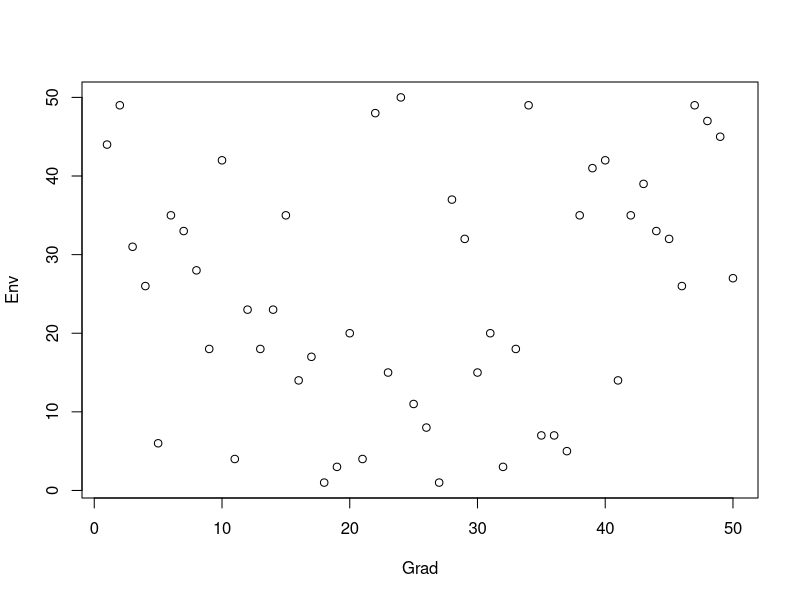

R code for this plot: (Note: this script raises an error after producing the figure.)
## ---- chunk 1
knitr::opts_chunk$set(echo = TRUE)
options("print.matrix" = FALSE)
library(tidyverse)
library(spatstat.geom)
library(viridis)
library(rlang)
library(ggpubr)
library(foreach)
library(doParallel)
## ---- chunk 2

#Landscape Parameters
Si <- 50 #Number of sites
K <- 500 #Carrying capacity in each site
L <- 20 #Total number of Locii

#Population growth/adaptation parameters
phenvar <- 0.3 #Starting variance for values of each allele
Omega2grad <- 5 #selection strength for gradient
Omega2env <- 5 #selection strength for environment
S0 <- 0.75 #Baseline survival rate, there will always be some mortality, even for the perfectly adapted
MuOff <- 2 #Mean offspring per female per reproductive event
MuMovement <- 0.8 #Probability for the geometric distribution of staying still

#Simulation Length
timeperiod<- 600 

#Gradient Change parameters
#Note if deltaGradStart > timperiod, then there will be no gradient change
deltaGradStart <- 501 #Starting time point
deltaGradRate <- 0.05 #Change per time step
deltaGradLength <- 100 #Number of time steps

#Rescue parameters
#Note if RescueStart > timeperiod, then there will be no rescue
RescueStart <- 550 #Starting time point
RescueSites <- 0.1 #Proportion of sites to rescue (lowest RescueSites will be targeted for supplemental gene flow)
RescueSize <- 50 #Number of individual to send to each rescue site each year
RescueLength <- 3 #Number of time steps to repeat rescue over


#Mode is the type of genetic rescue strategy to use, below are the 5 options
#None: no rescue
#Demographic:  rescue from the geographically closest single population
#Grad: rescue based on the closest population to the ending value of Grad
#GradEnv: rescue based on the closest population to the ending values of Grad and Env (bivariate distance)
#Multiple: rescue based on a mix of 5 local populations, not based on Grad or Env
RescueMode <- "None" 
RescueSourceNumber <- 5 #Number of sources to pull from if mode = "Multiple"

## ---- chunk 3


LAND = data.frame(Grad = 1:Si, Env = sample(1:Si, replace = TRUE))
#Test Constant Environment
#LAND$Env <- 25
#Test More narrowly distributed environment
#LAND$Env <- rbinom(n = Si, size = 5, prob = 0.5)
plot(Env~Grad, data = LAND)


## ---- chunk 4

#Initialize Population Array
#50 sheets for 50 sites
#First 9 columns: Sex, MomID, DadID, Mate, MateID, Offspring#, GradPhenotype, EnvPhenotype, Died?
#MomID and DadID can just be the row number, not an ID column that we keep track of because it will just be used to determine genotype during the reproduction phase, then the info can be lost/reset
#Mate Binary indicator, will they mate this time step (1) or not (0) 
# MateID will be the row number of the mate, not an ID column
#Offspring # will be reset each time step
#GradMismatch and EnvMismatch shows how far the individual is from the mean
#As will Died?
#then there will be 40 columns per individual representing 2 alleles each for each of 20 locii - 10 related to Env, 10 related to Grad, the first 10 are the Grad from mom, next 10 are the Grad from dad, next 10 are the Env from mom, next 10 are the Env from dad

#Initialize Full population
POPS <- array(dim = c(K,9+2*L, Si))
#We can set Female = 0, Male = 1
POPS[,1,] <- sample(c(0,1), Si*K, replace = TRUE)
#Normal variation in genotype
POPS[,10:49,] <- rnorm(2*L*K*Si, 0, phenvar)
#Add Grad Mean to first 20 
POPS[,10:29,] <- POPS[,10:29,] + array(data = sort(rep(LAND$Grad/20, K*L)), dim = c(K, L, Si)) 
#Add Env Means to second 20
POPS[,30:49,] <- POPS[,30:49,] + array(data = as.vector(simplify2array(lapply(LAND$Env/20, rep, times = K*L), higher = TRUE)), dim = c(K, L, Si))

#Identify Phenotypes
#using rowSums may speed it up over apply but I'll come. ack to this point
#apermPOPS213 <- aperm(POPS, perm = c(2,1,3)) 
#POPS[,7,] <- rowSums(aperm(POPS[,10:29,], na.rm = TRUE)

  POPS[,7,] <-apply(POPS[,10:29,], MARGIN = c(1,3), sum)
  POPS[,8,] <- apply(POPS[,30:49,], MARGIN = c(1,3), sum)  
  

## ---- chunk 5

#Identify Phenotypes
#using rowSums may speed it up over apply but I'll come back to this point
#apermPOPS213 <- aperm(POPS, perm = c(2,1,3)) 
#POPS[,7,] <- rowSums(aperm(POPS[,10:29,], na.rm = TRUE)
phenotypes <- function(z){
  z[,7,] <-apply(z[,10:29,], MARGIN = c(1,3), sum)
  z[,8,] <- apply(z[,30:49,], MARGIN = c(1,3), sum)  
  return(z)
  }

#Mortality
death <- function(w){
  #Phenotypic mismatch
  #Site Means
  LANDarray <- simplify2array(apply(LAND, MARGIN = 1, FUN = function(x) matrix(data = x, ncol = 2, nrow = K, byrow = TRUE), simplify = FALSE))
  
  #Compute mortality probability
  mortprob <- 1-(exp(((-1)*(w[,7,]-LANDarray[,1,])^2)/Omega2grad)*exp(((-1)*(w[,8,]-LANDarray[,2,])^2)/Omega2env)*S0)
   #Compute mortality
  w[,9,] <- rbinom(n=K*Si, size=1, prob=mortprob)

  deathfun <- function(y) {
    y[which(y[,9]==1),]<-NA
    y<-y[order(y[,1]),]
    return(y)
  }
  w <- simplify2array(apply(w, MARGIN = 3, FUN = deathfun, simplify = FALSE))
  return(w)
}



#Mate Choice
#Mate choice is going to be a function we apply to a single population matrix, and then we are going to apply it across the third dimension of the array
matechoice <- function(v){
  
  #Reset several columns from last time
  v[,4:6] <- 0
  mfcount <- c(sum(v[,1]==0, na.rm = TRUE), sum(v[,1]==1, na.rm = TRUE))
  mincount <- min(mfcount, na.rm = TRUE)
  femalemin <- as.numeric(mfcount[1]<=mfcount[2])
  
  if(femalemin == 1) {
    matedfemaleindex <- which(v[,1]==0)
  }
  if(femalemin == 0) {
    matedfemaleindex <- sample(which(v[,1]==0), size = mincount, replace = FALSE)
  }
  maleindex <- which(v[,1]==1)
  v[matedfemaleindex,4]<-1
  v[matedfemaleindex,5] <- sample(maleindex, size = mincount, replace = FALSE)
  
  #Generate the offspring number per female
  v[which((v[,4]==1)&(v[,1]==0)), 6] <- rpois(sum(v[,4], na.rm = TRUE), lambda = MuOff)
  
  return(v)
}



#reproduction

#function used inside the reproducedisperse 
#Takes a vector of length two, and gives you a vector  of integers from the first integer to the second
#But doesn't allow it to be more than carrying capacity, since this is going to be used to index available spots for propagulues to land
#Also, when nobody is there and nobody lands there, then the result is c(1,0), which we should change to NA
funct <- function(r) { 
        if(r[1]>K) {
          return(NA)
        }
        else if (r[1]>r[2]) {
          return(NA)
        }
        else {
          
          return(r[1]:r[2])
          }
      }

#Includes reproduction, mutation, dispersal
#In this case, x has to be the full population array
reproducedisperse <- function(u) {
  
   #if no offspring, we can close out of this function, just return the same population array
  if(sum(u[,6,],na.rm = TRUE)==0) return(u)
  
  #Parents: female id, population, father, offspring #
  parents<- matrix(cbind(which(u[,6,]!=0, arr.ind = TRUE), u[,5,][which(u[,6,]!=0)], u[,6,][which(u[,6,]!=0)])[,c(2,1,3,4)],ncol = 4)
  #parents <- matrix(parents[which(parents[,4]>0),], ncol = 4)
  
  #identify offspring characteristics and parents
  #cols: source pop, target pop, then the same cols as u...sex, momID, dadID, ...
   offspring <- matrix(data = NA_real_, nrow = sum(u[,6,], na.rm = TRUE), ncol = 11+2*L)
  offspring[,c(1,4,5)] <- matrix(parents[,1:3],ncol = 3)[rep(seq_along(parents[,4]), parents[,4]),]
  #This randomizes the order of offspring
  offspring <- matrix(offspring[sample(nrow(offspring)),], ncol = 11+2*L)
  #identify target population (trying to identify movement first, so that I can take fewer samples of 1/-1, since it won't matter for the 90% that don't move)
  #identify differential
  offspring[,2] <- rgeom(n = nrow(offspring), prob = MuMovement)
  #how many move
  nmigrants <- length(which(offspring[,2]!=0))
  #if they move, figure out if it's up or down
  offspring[which(offspring[,2]!=0),2] <- offspring[which(offspring[,2]!=0),2]*sample(c(1,-1), size = nmigrants, replace = TRUE) + offspring[which(offspring[,2]!=0),1]
  #if they didn't move, set same as parent
  offspring[which(offspring[,2]==0),2] <- offspring[which(offspring[,2]==0),1]
  #Keep them within the boundaries
  offspring[which(offspring[,2]<1),2] <- 1
  offspring[which(offspring[,2]>Si),2] <- Si
  
  #number of offspring landing per site
  noffspring <- tabulate(offspring[,2], nbins = Si)
  
  #number of openings in each site
  openings <- which(is.na(u[,1,]), arr.ind = TRUE)
  nopenings <- tabulate(openings[,2], nbins = Si)
  
  #nopportunities = minimum of #openings/#offspring attempting to land there
  nopportunities <- pmin(nopenings, noffspring)
  
  #if nopportunities = 0 then all spots are full, return the same population array
  if(sum(nopportunities)==0) return(u)

  #how do we sample offspring so that we have only nopportunities in each deme
  #The offspring have previously been randomly sorted. Now we sort them by target deme
  offspring <- matrix(offspring[order(offspring[,2]),], ncol = 11+2*L)
  
  #set up retained matrix
  offspringretained <- matrix(NA, nrow = sum(nopportunities, na.rm = TRUE), ncol = 11+2*L)
    
    #This function retains only the number of offspring that there are room for
    groupsample <- function(s){
      return(matrix(offspring[which(offspring[,2]==s),],ncol=ncol(offspring))[sample(nrow(matrix(offspring[which(offspring[,2]==s),],ncol = ncol(offspring))),size = nopportunities[s], replace = FALSE),])
    }
    offspringretained <- do.call(rbind, simplify2array(sapply(as.list(1:Si),FUN = groupsample, simplify=TRUE)))
    
    
    #Now I will fill in the genotypes of the sampled individuals
    #set sex
    offspringretained[,3]<- rbinom(n = sum(nopportunities, na.rm = TRUE), size = 1, prob = 0.5)
    #set genotypes
    

      
      
      moms <- matrix(data = NA_real_, nrow = nrow(offspringretained), ncol = 2*L)
      dads <- matrix(data = NA_real_, nrow = nrow(offspringretained), ncol = 2*L)
      moms <- matrix(u[cbind(rep(offspringretained[,4], each = 2*L), 10:49, rep(offspringretained[,1], each = 2*L))], nrow = nrow(offspringretained), ncol = 2*L, byrow = TRUE)
      dads <- matrix(u[cbind(rep(offspringretained[,5], each = 2*L), 10:49, rep(offspringretained[,1], each = 2*L))], nrow = nrow(offspringretained), ncol = 2*L, byrow = TRUE)               
      
      #now fill in the offspring retained genotypes by sampling from the correct parent options
      #Mom's grad values coming from her mom or dad
      #Note: This will break down if we change L
      offspringretained[,12] <- moms[cbind(1:nrow(offspringretained), sample(c(01,11), size = nrow(offspringretained), replace = TRUE))]
      offspringretained[,13] <- moms[cbind(1:nrow(offspringretained), sample(c(02,12), size = nrow(offspringretained), replace = TRUE))]
      offspringretained[,14] <- moms[cbind(1:nrow(offspringretained), sample(c(03,13), size = nrow(offspringretained), replace = TRUE))]
      offspringretained[,15] <- moms[cbind(1:nrow(offspringretained), sample(c(04,14), size = nrow(offspringretained), replace = TRUE))]
      offspringretained[,16] <- moms[cbind(1:nrow(offspringretained), sample(c(05,15), size = nrow(offspringretained), replace = TRUE))]
      offspringretained[,17] <- moms[cbind(1:nrow(offspringretained), sample(c(06,16), size = nrow(offspringretained), replace = TRUE))]
      offspringretained[,18] <- moms[cbind(1:nrow(offspringretained), sample(c(07,17), size = nrow(offspringretained), replace = TRUE))]
      offspringretained[,19] <- moms[cbind(1:nrow(offspringretained), sample(c(08,18), size = nrow(offspringretained), replace = TRUE))]
      offspringretained[,20] <- moms[cbind(1:nrow(offspringretained), sample(c(09,19), size = nrow(offspringretained), replace = TRUE))]
      offspringretained[,21] <- moms[cbind(1:nrow(offspringretained), sample(c(10,20), size = nrow(offspringretained), replace = TRUE))]
      #Dad's grad values coming from his mom or dad
      offspringretained[,22] <- dads[cbind(1:nrow(offspringretained), sample(c(01,11), size = nrow(offspringretained), replace = TRUE))]
      offspringretained[,23] <- dads[cbind(1:nrow(offspringretained), sample(c(02,12), size = nrow(offspringretained), replace = TRUE))]
      offspringretained[,24] <- dads[cbind(1:nrow(offspringretained), sample(c(03,13), size = nrow(offspringretained), replace = TRUE))]
      offspringretained[,25] <- dads[cbind(1:nrow(offspringretained), sample(c(04,14), size = nrow(offspringretained), replace = TRUE))]
      offspringretained[,26] <- dads[cbind(1:nrow(offspringretained), sample(c(05,15), size = nrow(offspringretained), replace = TRUE))]
      offspringretained[,27] <- dads[cbind(1:nrow(offspringretained), sample(c(06,16), size = nrow(offspringretained), replace = TRUE))]
      offspringretained[,28] <- dads[cbind(1:nrow(offspringretained), sample(c(07,17), size = nrow(offspringretained), replace = TRUE))]
      offspringretained[,29] <- dads[cbind(1:nrow(offspringretained), sample(c(08,18), size = nrow(offspringretained), replace = TRUE))]
      offspringretained[,30] <- dads[cbind(1:nrow(offspringretained), sample(c(09,19), size = nrow(offspringretained), replace = TRUE))]
      offspringretained[,31] <- dads[cbind(1:nrow(offspringretained), sample(c(10,20), size = nrow(offspringretained), replace = TRUE))]
      #Mom's  Env value coming from her mom or dad
      offspringretained[,32] <- moms[cbind(1:nrow(offspringretained), sample(c(21,31), size = nrow(offspringretained), replace = TRUE))]
      offspringretained[,33] <- moms[cbind(1:nrow(offspringretained), sample(c(22,32), size = nrow(offspringretained), replace = TRUE))]
      offspringretained[,34] <- moms[cbind(1:nrow(offspringretained), sample(c(23,33), size = nrow(offspringretained), replace = TRUE))]
      offspringretained[,35] <- moms[cbind(1:nrow(offspringretained), sample(c(24,34), size = nrow(offspringretained), replace = TRUE))]
      offspringretained[,36] <- moms[cbind(1:nrow(offspringretained), sample(c(25,35), size = nrow(offspringretained), replace = TRUE))]
      offspringretained[,37] <- moms[cbind(1:nrow(offspringretained), sample(c(26,36), size = nrow(offspringretained), replace = TRUE))]
      offspringretained[,38] <- moms[cbind(1:nrow(offspringretained), sample(c(27,37), size = nrow(offspringretained), replace = TRUE))]
      offspringretained[,39] <- moms[cbind(1:nrow(offspringretained), sample(c(28,38), size = nrow(offspringretained), replace = TRUE))]
      offspringretained[,40] <- moms[cbind(1:nrow(offspringretained), sample(c(29,39), size = nrow(offspringretained), replace = TRUE))]
      offspringretained[,41] <- moms[cbind(1:nrow(offspringretained), sample(c(30,40), size = nrow(offspringretained), replace = TRUE))]
      #Dad's Env value coming from his mom or dad
      offspringretained[,42] <- dads[cbind(1:nrow(offspringretained), sample(c(21,31), size = nrow(offspringretained), replace = TRUE))]
      offspringretained[,43] <- dads[cbind(1:nrow(offspringretained), sample(c(22,32), size = nrow(offspringretained), replace = TRUE))]
      offspringretained[,44] <- dads[cbind(1:nrow(offspringretained), sample(c(23,33), size = nrow(offspringretained), replace = TRUE))]
      offspringretained[,45] <- dads[cbind(1:nrow(offspringretained), sample(c(24,34), size = nrow(offspringretained), replace = TRUE))]
      offspringretained[,46] <- dads[cbind(1:nrow(offspringretained), sample(c(25,35), size = nrow(offspringretained), replace = TRUE))]
      offspringretained[,47] <- dads[cbind(1:nrow(offspringretained), sample(c(26,36), size = nrow(offspringretained), replace = TRUE))]
      offspringretained[,48] <- dads[cbind(1:nrow(offspringretained), sample(c(27,37), size = nrow(offspringretained), replace = TRUE))]
      offspringretained[,49] <- dads[cbind(1:nrow(offspringretained), sample(c(28,38), size = nrow(offspringretained), replace = TRUE))]
      offspringretained[,50] <- dads[cbind(1:nrow(offspringretained), sample(c(29,39), size = nrow(offspringretained), replace = TRUE))]
      offspringretained[,51] <- dads[cbind(1:nrow(offspringretained), sample(c(30,40), size = nrow(offspringretained), replace = TRUE))]
 
      #Identify and add mutations
      mutations <- matrix(data = rbinom(n = 2*L*dim(offspringretained)[1], size = 1, prob = 0.001), ncol = 2*L)
      mutations[which(mutations==1)] <-rnorm(n = sum(mutations), mean = 0, sd = 0.0005)
      offspringretained[,12:(11+2*L)]<- offspringretained[,12:(11+2*L)]+mutations
      
      
      #This is the basis for how we'll call the empty spaces to put the offspring in 
      
      #this should be all the empty spots we need, and we will fill it with the values from offspringretained
     
      
      #calculate population size
      popsize <- colSums(!is.na(u[,1,]))
      
      

      
      #this should be all the empty spots we need, and we will fill it with the values from offspringretained
      rowsneeded <- unlist(apply(cbind(popsize+1, popsize+nopportunities), MARGIN = 1, FUN = funct, simplify = TRUE))
      rowsneeded <- rowsneeded[which(!is.na(rowsneeded))]
      u[cbind(rep(rowsneeded, each = dim(u)[2]), 1:dim(u)[2], rep(1:Si, times = nopportunities*dim(u)[2]))]<-as.vector(t(offspringretained[,3:(11+2*L)]))
      
return(u)
}

#The genetic rescue is implemented using two functions
#donorrecipients identifies and saves a list of donor-recipient populations pairs
#rescue moves individuals from donor to recipient populations

#Rescue a function that moves some individuals around
#inputs: p is the POPS population array
#strategy is the type of genetic rescue strategy to use, below are the 5 options
#None: no rescue
#Demographic:  rescue from the geographically closest single population
#Grad: rescue based on the closest population to the ending value of Grad
#GradEnv: rescue based on the closest population to the ending values of Grad and Env (bivariate distance)
#Multiple: rescue based on a mix of 5 local populations
#The last parameter is donrecplist: a 2d matrix with 2 columns. The first column is the IDs of donors, the second column is the IDs of recipients. The matrix will have 1 row per recipient population, unless strategy = "Multiple" then it will have (RescueSourceNumber x the number of recipient populations) rows.


donorrecipients <- function(q, strategy){
  if(strategy == "None") return(matrix(NA_integer_, ncol = 2))
  #Now identify populations in need
  popsizes <- colSums(!is.na(POPS[,1,]))
  recipients <- sort(popsizes, index.return = TRUE)$ix[1:floor(Si*RescueSites)]
  eligibledonors <- (1:Si)[which(!(1:Si %in% recipients))]
  #setup donor recipient matrix
  drmat <- matrix(NA_integer_, ncol = 2, nrow = length(recipients)) #this assumes 1 row per recipient, we'll resave the empty matrix if strategy = "multiple"
  drmat[,2] <- recipients
    if(strategy == "Demographic") {
      drmat[,1] <- min(abs(drmat[,2]-eligibledonors)) 

  }
    
}

rescue <- function(p, strategy, donrecplist){
  if(strategy == "None") return(p)
  return(NULL)
}

## ---- chunk 6



#Set contents for data collection
popovertime <- matrix(NA, nrow = timeperiod, ncol = Si)
Gradovertime <- matrix(NA, nrow = timeperiod, ncol = Si)
Envovertime <- matrix(NA, nrow = timeperiod, ncol = Si)
FemaleRatioovertime <- matrix(NA, nrow = timeperiod, ncol = Si)
Gradvarovertime <- matrix(NA, nrow = timeperiod, ncol = Si)
Envvarovertime <- matrix(NA, nrow = timeperiod, ncol = Si)
#Time the 
start_time <- Sys.time()
for(t in 1:timeperiod){
  #No environmental change except in this last else if statement
  if(t< deltaGradStart){
  } else if (t >= (deltaGradStart + deltaGradLength)){
  } else {LAND$Grad <- LAND$Grad + deltaGradRate}
  POPS <- death(POPS)
  POPS <- simplify2array(apply(POPS, MARGIN = 3, FUN = matechoice, simplify = FALSE))
  POPS <- reproducedisperse(POPS)
  POPS <- phenotypes(POPS)
  if(t == RescueStart) donorrecipientslist <- donorrecipients(POPS, strategy = RescueMode)
  # Need to identify when rescues will happen
  #if(t POPS <- rescue(POPS, strategy = "Grad")
  popovertime[t,] <- colSums(!is.na(POPS[,1,]))
  Gradovertime[t,] <- colSums(POPS[,7,],na.rm = TRUE)/colSums(!is.na(POPS[,7,]), na.rm = TRUE)-LAND$Grad
  Envovertime[t,] <- colSums(POPS[,8,],na.rm = TRUE)/colSums(!is.na(POPS[,8,]), na.rm = TRUE)-LAND$Env
  FemaleRatioovertime[t,] <- colSums(POPS[,1,]==1,na.rm = TRUE)/popovertime[t,]
  #I'm still developing this Gradvarovertime
  Gradvarovertime[t,] <- colSums((POPS[,8,]-matrix(rep(Gradovertime[t,],each = K0),nrow = K))^2,na.rm = TRUE)/colSums(!is.na(POPS[,8,]), na.rm = TRUE)
  print(paste("Step",t,Sys.time()))
  #Cancel the remainder of the simulation if the entire metapopulation dies out
  if (sum(POPS[,1,], na.rm = TRUE)==0) break

}
end_time <- Sys.time()
end_time - start_time



#PLot all populations over time
matplot(popovertime)
matplot(Gradovertime)
matplot(Envovertime)

#Check Population Sizes
colSums(!is.na(POPS[,1,]))

#How many of each sex
colSums(POPS[,1,],na.rm = TRUE)
colSums(POPS[,1,]==0, na.rm = TRUE)
colSums(!is.na(POPS[,1,]))

#Ending conditions
plot(Gradovertime[timeperiod,]+LAND$Grad ~ LAND$Grad, ylab = "Phenotype - Grad", xlab = "Grad")
points(LAND$Grad~LAND$Grad, col = "red")

plot(Envovertime[timeperiod,]+LAND$Env ~ LAND$Grad, ylab = "Phenotype - Env", xlab = "Grad")
points(LAND$Env~LAND$Grad, col = "red")

distancefromneighbor <- rowSums(cbind(abs(LAND$Env-lag(LAND$Env)),abs(LAND$Env-lead(LAND$Env))),na.rm=TRUE)/c(1,rep(2,Si-2),1)
plot(popovertime[timeperiod,]~distancefromneighbor)

plot(Gradovertime[timeperiod,])

## ---- chunk 7

#EnvType = "Fixed" then all Env in the LAND = Si/2
#if EnvType = "Variable" then LAND$Env <- sample(1:Si, )

simfunc <- function(Si = 50, K = 500, L = 20, EnvType, phenvar = 0.3, Omega2grad, Omega2env, S0 = 0.75, MuOff = 2, MuMovement, timeperiod = 600, deltaGradStart = 501, deltaGradRate = 0.05, deltaGradLength = 100) {
  

  #Make Landscape  
  
  if (EnvType == "Variable") {LAND <- data.frame(Grad = 1:Si, Env = sample(1:Si, replace = TRUE))
  } else if (EnvType == "Fixed") {LAND <- data.frame(Grad = 1:Si, Env = Si/2)}

#Initialize Full population
POPsim <- array(dim = c(K,9+2*L, Si))
#We can set Female = 0, Male = 1
POPsim[,1,] <- sample(c(0,1), Si*K, replace = TRUE)
#Normal variation in genotype
POPsim[,10:49,] <- rnorm(2*L*K*Si, 0, phenvar)
#Add Grad Mean to first 20 
POPsim[,10:29,] <- POPsim[,10:29,] + array(data = sort(rep(LAND$Grad/20, K*L)), dim = c(K, L, Si)) 
#Add Env Means to second 20
POPsim[,30:49,] <- POPsim[,30:49,] + array(data = as.vector(simplify2array(lapply(LAND$Env/20, rep, times = K*L), higher = TRUE)), dim = c(K, L, Si))
#Identify Phenotypes
  POPsim[,7,] <-apply(POPsim[,10:29,], MARGIN = c(1,3), sum)
  POPsim[,8,] <- apply(POPsim[,30:49,], MARGIN = c(1,3), sum)  

#Simulate Population dynamics    
for(t in 1:timeperiod){
  #No environmental change except in this last else if statement
  if(t< deltaGradStart){
  } else if (t >= (deltaGradStart + deltaGradLength)){
  } else {LAND$Grad <- LAND$Grad + deltaGradRate}
  print(environment())
  ls(environment())
  POPsim <- eval(death(POPsim),environment())
  POPsim <- simplify2array(apply(POPsim, MARGIN = 3, FUN = matechoice, simplify = FALSE))
  POPsim <- reproducedisperse(POPsim)
  POPsim <- phenotypes(POPsim)
  #Cancel the remainder of the simulation if the entire metapopulation dies out
  if (sum(POPsim[,1,], na.rm = TRUE)==0) break
  }

  #Save Ending population and 
  enddata <- matrix(NA, nrow = 4, ncol = Si)
  enddata[1,]<- colSums(!is.na(POPsim[,1,]))
  #Maladaptation
  enddata[2,] <- colSums(POPsim[,7,],na.rm = TRUE)/colSums(!is.na(POPsim[,7,]), na.rm = TRUE)-LAND$Grad
  enddata[3,] <- colSums(POPsim[,8,],na.rm = TRUE)/colSums(!is.na(POPsim[,8,]), na.rm = TRUE)-LAND$Env
  #Phenotypic variance
  PhenotypicVariance <- colSums(POPsim)
  #This is close to calculating the variance of the phenotypes 
  #colSums((POPS[,8,]-mean(POPS[,8,]))^2/(colSums(!is.na(POPS[,8,]))-1))

  #How far did the simulation go, all the way to the end?
  enddata[4,] <- timeperiod
return(enddata)  
}  
## ---- chunk 8

#Set up for parallel processing
n.cores <- 10

#create the cluster
my.cluster <- parallel::makeCluster(
  n.cores, 
  type = "FORK"
  )

#check cluster definition (optional)
print(my.cluster)
## socket cluster with 7 nodes on host 'localhost'
#register it to be used by %dopar%
doParallel::registerDoParallel(cl = my.cluster)

#check if it is registered (optional)
foreach::getDoParRegistered()
## [1] TRUE
#how many workers are available? (optional)
foreach::getDoParWorkers()

## ---- chunk 9
#Set mig and sel value range
MigSelvals <- data.frame(Mig = rep(seq(0.1,1,0.1),each = 10), Sel = rep(1:10,10))


#Parallel execution with foreach
start_time <- Sys.time()
MigSel <- foreach(
  i = 1:10, 
  .combine = 'c'
) %dopar% {
    simfunc(EnvType = "Fixed", Omega2grad = MigSelvals$Sel[i], Omega2env = MigSelvals$Sel[i], MuOff = 1.25, MuMovement = MigSelvals$Mig[i])
  }
MigSel <- array(MigSel, dim = c(4,Si,10))
  end_time <- Sys.time()
end_time - start_time


# A single for-loop for all values
MigSel <-array(data = NA, dim = c(4,Si,100))
for (i in 1:100) {
  MigSel[,,i] <- simfunc(EnvType = "Variable", Omega2grad = MigSelvals$Sel[i], Omega2env = MigSelvals$Sel[i], MuOff = 1.5, MuMovement = MigSelvals$Mig[i])
  print(paste("Step",i,Sys.time()))
}



save(MigSelvals, MigSel, file = "Outputs/Sensitivity/VariableEnvNoRescueMuOff1.25.Rdata")

## ---- chunk 10

#Summarize data

#Calculate means
means <- apply(MigSel, MARGIN = c(1,3), FUN = mean, na.rm = TRUE)
#Extant Populations Pre-Grad Change
extantPreGC <- means[4,]>=deltaGradStart
#Extant Populations Post-Grad Change
extantPostGC <- means[4,]==timeperiod
#Populations Over K*4/5
bigpops <- rowSums(MigSel[1,,]>(K*4/5))
#Populations Over K*1/5
notsmallpops <- rowSums(MigSel[1,,]>(K/5))
#Mean Population Size
popmeans <- means[1,]
#Median Population Size
popmeds <- apply(MigSel[1,,], MARGIN = 2, FUN = median)
#Standard Deviation of Population Size
popsds <- apply(MigSel[1,,], MARGIN = 2, FUN = sd)

#Grad

#Mean Maladaptation (Grad Phenotype - Grad)
gradmeans <- means[2,]
#Standard Deviation of Maladaptation to Grad
gradsds <- apply(MigSel[2,,], MARGIN = 2, FUN = sd, na.rm = TRUE)
#Mean Maladaptation (Env Phenotype - Env)
envmeans <- means[3,]
#Standard Deviation of Maladaptation to Env
envsds <- apply(MigSel[3,,], MARGIN = 2, FUN = sd, na.rm = TRUE)


plotdata <- data.frame(Mig = MigSelvals$Mig, Sel = MigSelvals$Sel, extantPreGC, extantPostGC, bigpops, notsmallpops, popmeans, popmeds, popsds, gradmeans, gradsds, envmeans, envsds) %>% mutate(extantPreGC = as.numeric(extantPreGC), extantPostGC = as.numeric(extantPostGC))


plotlist <-vector(mode = "list", length = 11)
for(i in names(plotdata)[3:13]){
  plotlist[[i]] <- local({
        i <- i
        ggplot(data = plotdata, aes(x = Mig, y = Sel)) + geom_raster(aes(fill = .data[[i]])) +  scale_fill_viridis() + theme_classic()
  })
  }


pdf(file = "Outputs/Sensitivity/Variable Env Plots MuOff1.25.pdf", height = 10, width = 7.5)
ggpubr::ggarrange(plotlist = plotlist, ncol = 2, nrow = 6)
dev.off()


testfunc <- function(abba) {
  print(environment())
  abba+2
}

print(environment())
testfunc(12)
